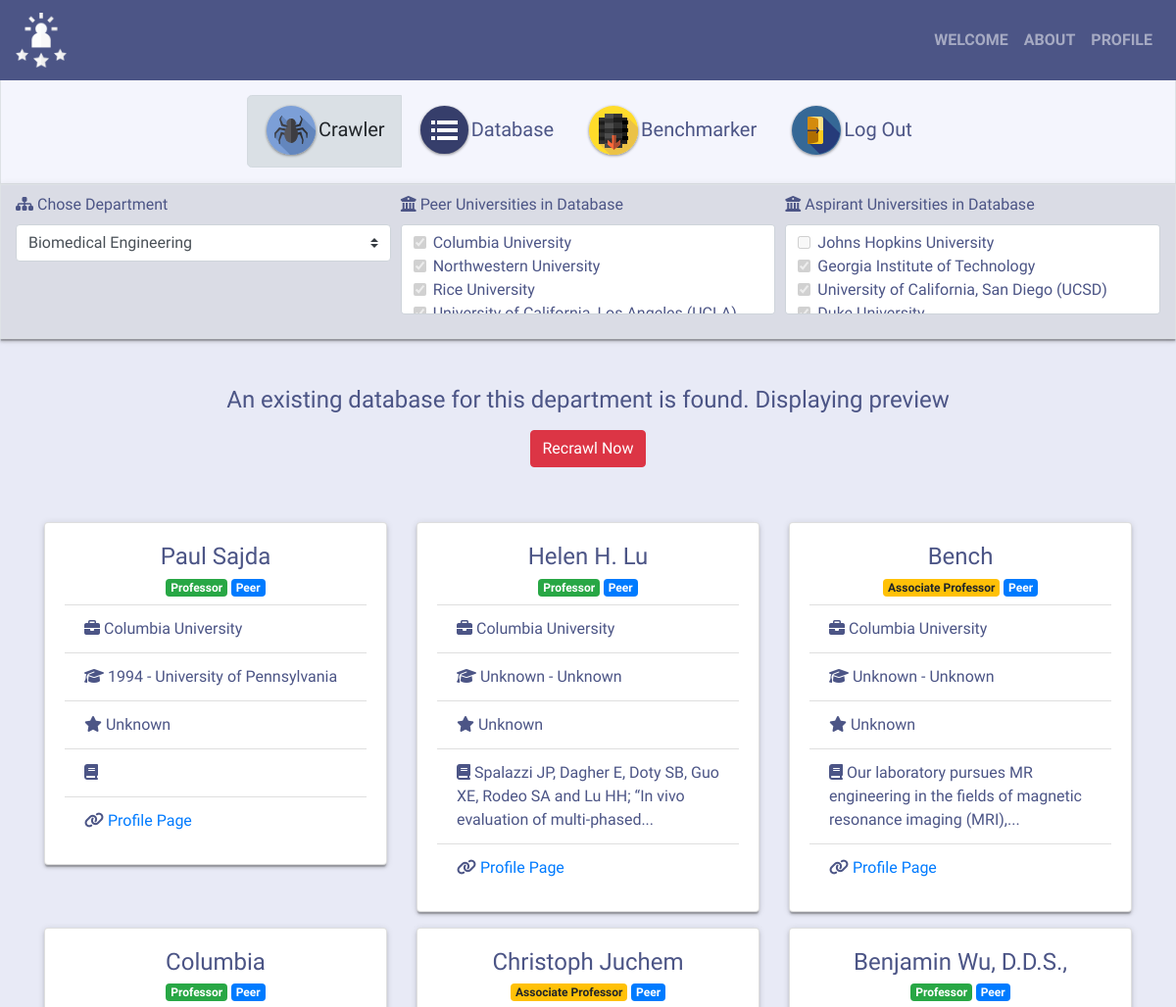
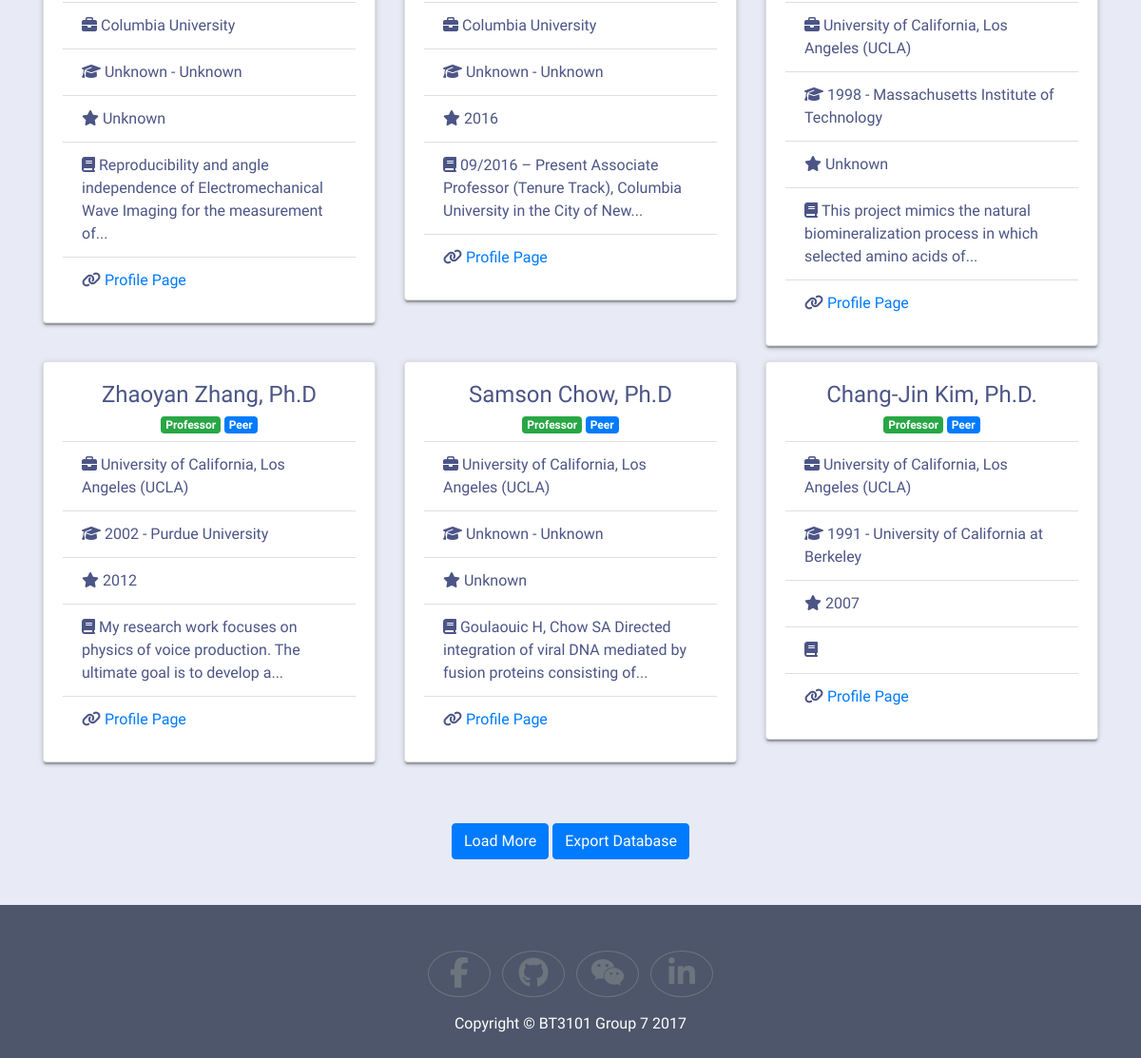
The app's page /crawler/ (signed in), older data (2 pictures, top to bottom).
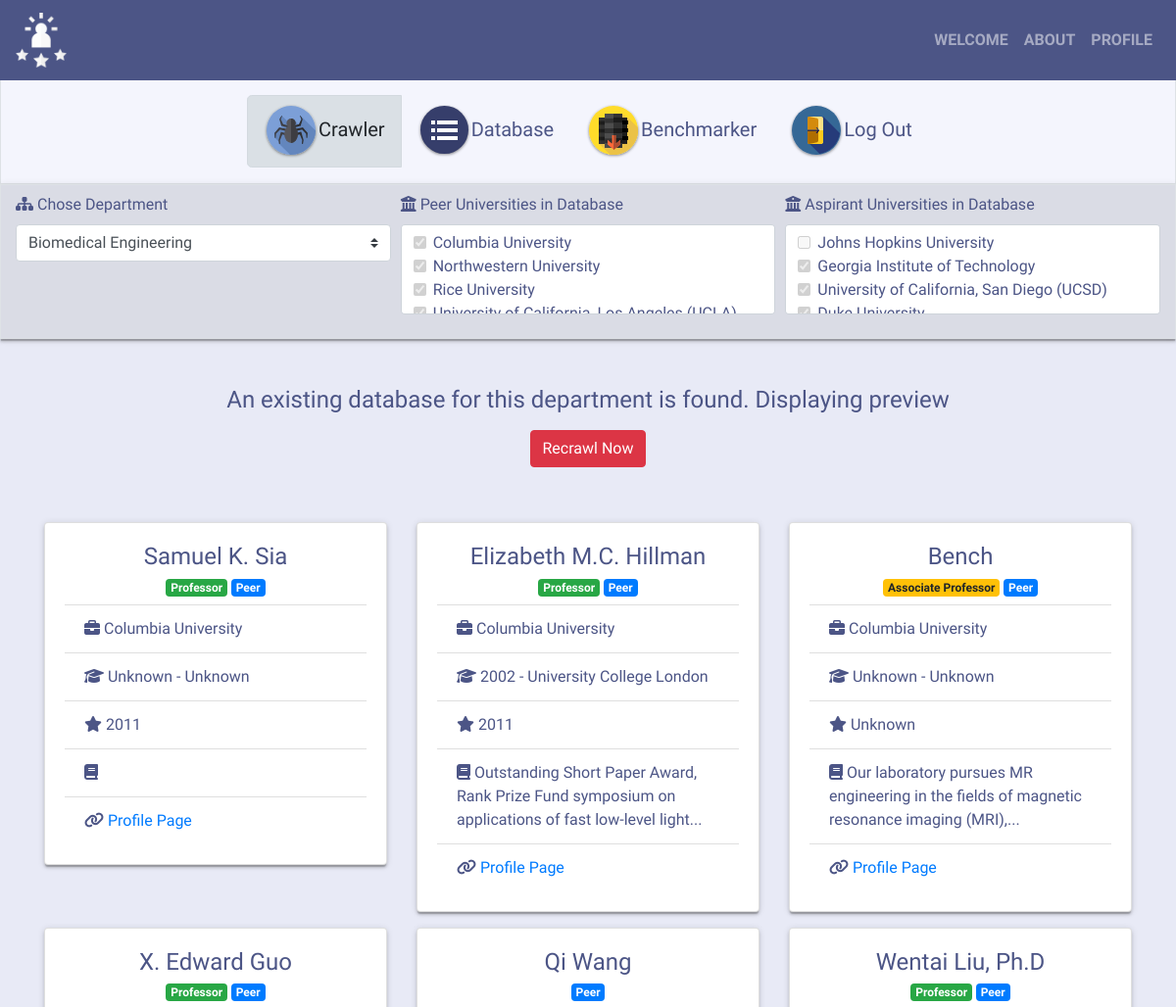
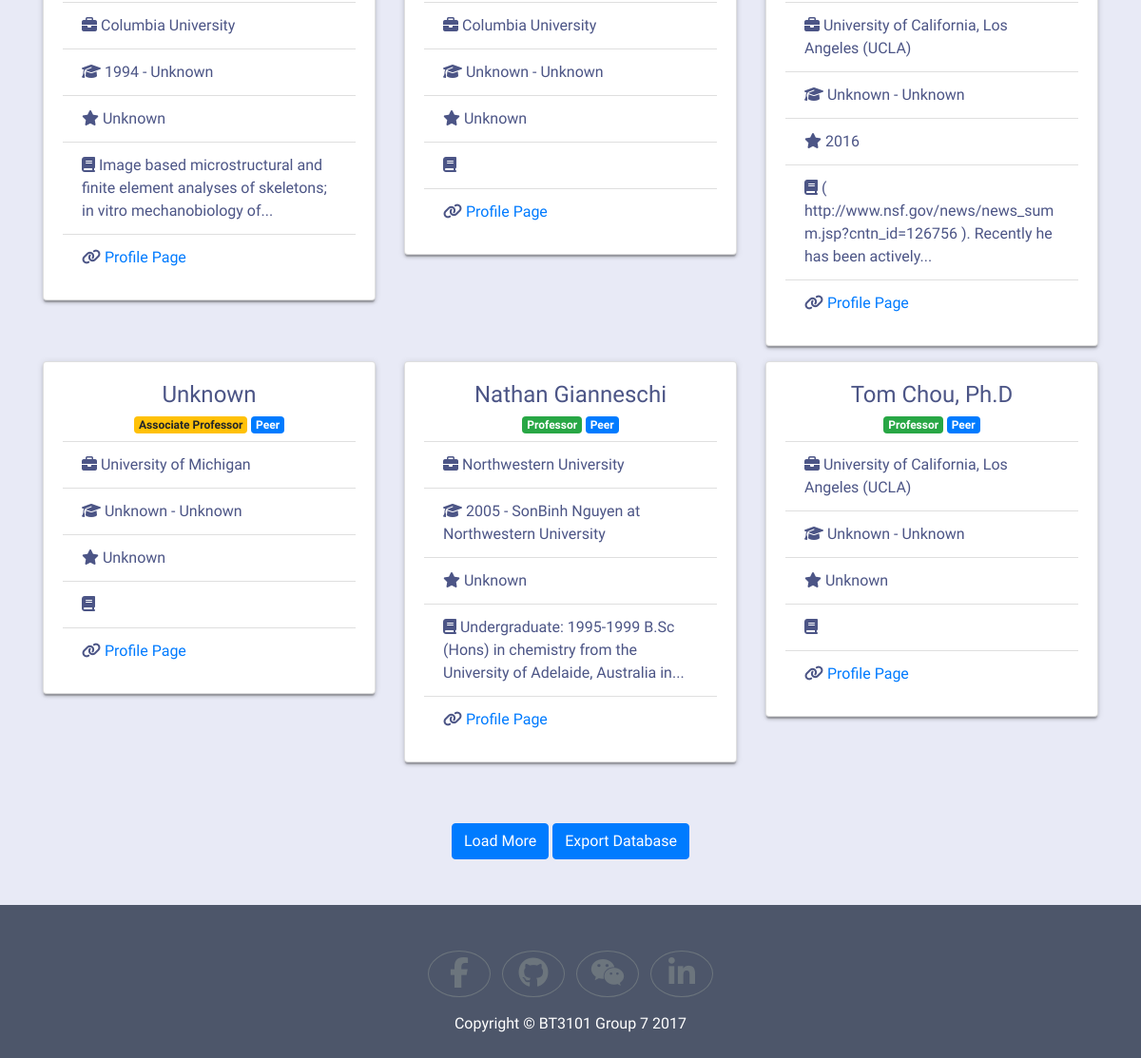
The same page, newer data (2 pictures, top to bottom).
### tables this page shows
CREATE TABLE profiles (
  profile_link TEXT PRIMARY KEY,
  name TEXT,
  department TEXT,
  university TEXT,
  tag TEXT,
  position TEXT,
  phd_year TEXT,
  phd_school TEXT,
  promotion_year TEXT,
  text_raw TEXT,
  user_updated INTEGER
);

### application.py (the view)
@app.route('/crawler/')
def crawler(dep='bme', length=9):
    if 'username' in session:
        if request.args.get('length'):
            length = request.args.get('length', type=int)
        if request.args.get('dep'):
            dep = request.args.get('dep')
        dep_name = helper.get_full_name(dep)
        preview = query_db('select * from profiles where department = ?', (dep_name,))
        db_peer = query_db('select distinct university from profiles where department = ? and tag = ?', (dep_name, 'peer'))
        in_db_peer = [row['university'] for row in db_peer]
        db_asp = query_db('select distinct university from profiles where department = ? and tag = ? and name != "Unknown"' , (dep_name, 'aspirant'))
        in_db_asp = [row['university'] for row in db_asp]
        return render_template(
            "crawler.html",
            dep=dep,
            length=length,
            peer_unis=helper.get_peer_unis(dep),
            asp_unis=helper.get_asp_unis(dep),
            selected_peer=in_db_peer,
            selected_asp=in_db_asp,
            preview=preview)
    else:
        return redirect(url_for('main'))

### application.py (called while the page is built)
def get_db():
    db = getattr(g, '_database', None)
    if db is None:
        db = g._database = sqlite3.connect(DATABASE)
    return db

def query_db(query, args=(), one=False):
    db = get_db()
    db.row_factory = sqlite3.Row
    cur = db.cursor().execute(query, args)
    rv = cur.fetchall()
    return (rv[0] if rv else None) if one else rv

@app.teardown_appcontext
def close_connection(exception):
    db = getattr(g, '_database', None)
    if db is not None:
        db.close()

### helper.py (called while the page is built)
def get_peer_unis(dep):
    bme_peer = [
        'Columbia University',
        'Northwestern University',
        'Rice University',
        'University of California, Los Angeles (UCLA)',
        'University of Michigan',
        'University of Toronto']
    biochem_peer = [
        'University of Chicago',
        'The University of Hong Kong',
        'New York University',
        'Monash University'
    ]
    geo_peer = [
        'UCL (University College London)',
        'University of Colorado - Boulder',
        'The University of Manchester',
        'University of Toronto (St George)',
        'Queen Mary University of London']
    departments = {
        'bme': bme_peer,
        'biochem': biochem_peer,
        'geo': geo_peer}
    return departments[dep]

def get_asp_unis(dep):
    bme_asp = [
        'Johns Hopkins University',
        'Georgia Institute of Technology',
        'University of California, San Diego (UCSD)',
        'Duke University',
        'Massachusetts Institute of Technology',
        'Stanford University']
    biochem_asp = [
        'University of California, San Francisco',
        'UCL (University College London)',
        'University of Illinois at Urbana-Champaign',
        'McGill University'
    ]
    geo_asp = [
        'University of Cambridge',
        'University of British Columbia',
        'University of Oxford']
    departments = {
        'bme': bme_asp,
        'biochem': biochem_asp,
        'geo': geo_asp}
    return departments[dep]

def get_full_name(dep):
    names = {
        'bme': 'Biomedical Engineering',
        'biochem': 'Biochemistry',
        'geo': 'Geography'
    }
    return names[dep]

### templates/crawler.html (shortened to what this page needs)
<!doctype html>
<html lang="en">
  <head>
    <link rel="stylesheet" href="https://maxcdn.bootstrapcdn.com/bootstrap/4.0.0-beta.2/css/bootstrap.min.css">
    <link href="https://opensource.keycdn.com/fontawesome/4.7.0/font-awesome.min.css" rel="stylesheet">
    <link href="../static/css/custom.css" rel="stylesheet">
  </head>
  <body>
    <header class="navbar fixed-top navbar-expand-lg navbar-dark" style="background-color: #4C5586;">
      <a class="navbar-brand" href="#"><img class="img-fluid" src="{{ url_for('static', filename='img/Logo.svg') }}"></a>
      <div class="collapse navbar-collapse" id="navbarNavAltMarkup">
        <ul class="navbar-nav ml-auto">
          <li class="nav-item">
            <a class="nav-link font-weight-bold" href="{{ url_for('main') }}">WELCOME</a>
          </li>
          <li class="nav-item">
            <a class="nav-link font-weight-bold" href="{{ url_for('about') }}">ABOUT</a>
          </li>
          <li class="nav-item">
            <a class="nav-link font-weight-bold" href="{{ url_for('profile') }}">PROFILE</a>
          </li>
        </ul>
      </div>
    </header>
    <div class="container-fluid border text-center mt-5 pt-5 pb-3 shadowed function-button">
      <div class="btn-group btn-group-lg" role="group" aria-label="Function buttons">
        <a class="btn btn-light btn-menu active" href="{{ url_for('crawler') }}">
          <img src="{{ url_for('static', filename='img/Crawl.svg') }}">Crawler
        </a>
        <a class="btn btn-light btn-menu" href="{{ url_for('database') }}">
          <img src="{{ url_for('static', filename='img/Menu.svg') }}">Database
        </a>
        <a class="btn btn-light btn-menu" href="{{ url_for('benchmarker') }}">
          <img src="{{ url_for('static', filename='img/Database.svg') }}">Benchmarker
        </a>
        <a class="btn btn-light btn-menu" href="{{ url_for('logout') }}">
          <img src="{{ url_for('static', filename='img/Logout.svg') }}">Log Out
        </a>
      </div>
    </div>
    <div class="container-fluid border py-2 criteria-box shadowed">
      <form>
        <div class="form-row">
          <div class="form-group col-4">
            <label for="department"><i class="fa fa-sitemap" aria-hidden="true"></i>&nbsp;Chose Department</label>
            <select id="department" class="form-control custom-select" onchange="javascript:location.href = this.value;">
              <option {% if dep == 'bme' %} selected {% endif %} value="{{ url_for('crawler', dep='bme') }}">Biomedical Engineering</option>
            </select>
          </div>
          <div class="form-group col-4">
            <label for="peer">
              <i class="fa fa-university" aria-hidden="true"></i>&nbsp;Peer Universities in Database
            </label>
            <div class="form-scrollable rounded">
              {% for uni in peer_unis %}
              <div class="form-check">
                <label class="form-check-label">
                  <input class="form-check-input" type="checkbox" name="selected_peer" value="{{ uni }}" {% if uni in selected_peer %} checked {% endif %} disabled="" />{{ uni }}</label>
              </div>
              {% endfor %}
            </div>
          </div>
          <div class="form-group col-4">
            <label for="aspirant">
              <i class="fa fa-university" aria-hidden="true"></i>&nbsp;Aspirant Universities in Database
            </label>
            <div class="form-scrollable rounded">
              {% for uni in asp_unis %}
              <div class="form-check">
                <label class="form-check-label">
                  <input class="form-check-input" type="checkbox" name="selected_asp" value="{{ uni }}" {% if uni in selected_asp %} checked {% endif %} disabled="" />{{ uni }}
                </label>
              </div>
              {% endfor %}
            </div>
          </div>
        </div>
      </form>
    </div>
    {% if preview | length > 0 %}
      <div class="container py-5">
        <h4 class="text-center">An existing database for this department is found. Displaying preview</h4>
        <div class="text-center pt-2">
          <a href="{{ url_for('crawler_choose_unis', dep=dep) }}" class="btn btn-danger">Recrawl Now</a>
        </div>
      </div>
      <div class="container pt-2">
        <div class="row">
          {% for value in preview[:length] %}
            <div class="col-4">
              <div class="card mb-3 shadowed">
                <div class="card-body">
                  <h4 class="card-title text-center">{{ value['name'] }}</h4>
                  <h6 class="card-subtitle text-center">
                    {% if value['position'] == 'Professor' %}
                      <span class="badge badge-success mb-2">Professor</span>
                    {% elif value['position'] == 'Associate Professor' %}
                      <span class="badge badge-warning mb-2">Associate Professor</span>
                    {% endif %}
                    {% if value['tag'] == 'peer' %}
                      <span class="badge badge-primary mb-2">Peer</span>
                    {% elif value['tag'] == 'aspirant' %}
                      <span class="badge badge-info mb-2">Aspirant</span>
                    {% endif %}
                  </h6>
                  <ul class="list-group list-group-flush">
                    <li class="list-group-item"><i class="fa fa-briefcase" aria-hidden="true"></i>&nbsp;{{ value['university'] }}</li>
                    <li class="list-group-item"><i class="fa fa-graduation-cap" aria-hidden="true"></i>&nbsp;{{ value['phd_year'] }} - {{ value['phd_school'] }}</li>
                    <li class="list-group-item"><i class="fa fa-star" aria-hidden="true"></i>&nbsp;{{ value['promotion_year'] }}</li>
                    <li class="list-group-item"><i class="fa fa-book" aria-hidden="true"></i>&nbsp;{{ value['text_raw'] | truncate(100) }}</li>
                    <li class="list-group-item"><i class="fa fa-link"></i>&nbsp;<a href="{{ value['profile_link'] }}" target="_blank">Profile Page</a></li>
                  </ul>
                </div>
              </div>
            </div>
          {% endfor %}
        </div>
        <div class="text-center py-5" id="loadMore">
          <a type="button" class="btn btn-primary" href="{{ url_for('crawler', dep=dep, length=length+9) }}">Load More</a>
          <button type="butoon" class="btn btn-primary" data-toggle="modal" data-target="#exportModal">Export Database</button>
        </div>
      </div>
    {% endif %}
    <footer class="footer pt-5 pb-2">
      <div class="container">
        <div class="text-center">
          <ul class="list-inline">
            <li class="list-inline-item">
              <a class="btn btn-outline-secondary rounded-circle" href="#" target="_blank">
                <i class="fa fa-fw fa-2x fa-facebook"></i>
              </a>
            </li>
            <li class="list-inline-item">
              <a class="btn btn-outline-secondary rounded-circle" href="#" target="_blank">
                <i class="fa fa-fw fa-2x fa-github"></i>
              </a>
            </li>
            <li class="list-inline-item">
              <a class="btn btn-outline-secondary rounded-circle" href="#" target="_blank">
                <i class="fa fa-fw fa-2x fa-wechat"></i>
              </a>
            </li>
            <li class="list-inline-item">
              <a class="btn btn-outline-secondary rounded-circle" href="#" target="_blank">
                <i class="fa fa-fw fa-2x fa-linkedin"></i>
              </a>
            </li>
          </ul>
          <p>Copyright &copy; BT3101 Group 7 2017</p>
        </div>
      </div>
    </footer>
  </body>
</html>

### static/css/custom.css (style rules this page uses)
body { font-family: Ubuntu, 'Helvetica Neue', Helvetica, Arial, sans-serif; color: #4C5586; background-color: #E8EAF6; }
.footer { background-color: #4D566A; }
.footer p { color: #fff; }
.shadowed { box-shadow:0 3px 3px 0 rgba(0,0,0,0.14),0 1px 7px 0 rgba(0,0,0,0.12),0 3px 1px -1px rgba(0,0,0,0.2) }
.btn-menu { color: #4C5586; border-color: #F4F5FD; background-color: #F4F5FD; }
.function-button { background-color: #F4F5FD; }
.criteria-box { background-color: #DADCE5; }
.form-scrollable { max-height: 5.75rem; overflow-y: scroll; background-color: #fff; padding: 0.375rem 0.75rem; border: 1px solid #CED4DA; }

Row changes from the older to the newer data that the page shows:
removed profiles: name "Paul Sajda", position "Professor", tag "Peer", university "Columbia University", phd_year "1994", phd_school "University of Pennsylvania", promotion_year "Unknown"
removed profiles: name "Helen H. Lu", position "Professor", tag "Peer", university "Columbia University", phd_year "Unknown", phd_school "Unknown", promotion_year "Unknown", text_raw "Spalazzi JP, Dagher E, Doty SB, Guo XE, Rodeo SA and Lu HH; “In vivo evaluation of multi-phased..."
removed profiles: name "Columbia", position "Professor", tag "Peer", university "Columbia University", phd_year "Unknown", phd_school "Unknown", promotion_year "Unknown", text_raw "Reproducibility and angle independence of Electromechanical Wave Imaging for the measurement of..."
removed profiles: name "Christoph Juchem", shows "Associate Professor", tag "Peer", university "Columbia University", phd_year "Unknown", phd_school "Unknown", promotion_year "2016", text_raw "09/2016 – Present Associate Professor (Tenure Track), Columbia University in the City of New..."
removed profiles: name "Benjamin Wu, D.D.S.,", position "Professor", tag "Peer", university "University of California, Los Angeles (UCLA)", phd_year "1998", phd_school "Massachusetts Institute of Technology", promotion_year "Unknown", text_raw "This project mimics the natural biomineralization process in which selected amino acids of..."
removed profiles: name "Zhaoyan Zhang, Ph.D", position "Professor", tag "Peer", university "University of California, Los Angeles (UCLA)", phd_year "2002", phd_school "Purdue University", promotion_year "2012", text_raw "My research work focuses on physics of voice production. The ultimate goal is to develop a..."
removed profiles: name "Samson Chow, Ph.D", position "Professor", tag "Peer", university "University of California, Los Angeles (UCLA)", phd_year "Unknown", phd_school "Unknown", promotion_year "Unknown", text_raw "Goulaouic H, Chow SA Directed integration of viral DNA mediated by fusion proteins consisting of..."
removed profiles: name "Chang-Jin Kim, Ph.D.", position "Professor", tag "Peer", university "University of California, Los Angeles (UCLA)", phd_year "1991", phd_school "University of California at Berkeley", promotion_year "2007"
added profiles: name "Samuel K. Sia", position "Professor", tag "Peer", university "Columbia University", phd_year "Unknown", phd_school "Unknown", promotion_year "2011"
added profiles: name "Elizabeth M.C. Hillman", position "Professor", tag "Peer", university "Columbia University", phd_year "2002", phd_school "University College London", promotion_year "2011", text_raw "Outstanding Short Paper Award, Rank Prize Fund symposium on applications of fast low-level light..."
added profiles: name "X. Edward Guo", position "Professor", tag "Peer", university "Columbia University", phd_year "1994", phd_school "Unknown", promotion_year "Unknown", text_raw "Image based microstructural and finite element analyses of skeletons; in vitro mechanobiology of..."
added profiles: name "Qi Wang", tag "Peer", university "Columbia University", phd_year "Unknown", phd_school "Unknown", promotion_year "Unknown"
added profiles: name "Wentai Liu, Ph.D", position "Professor", tag "Peer", university "University of California, Los Angeles (UCLA)", phd_year "Unknown", phd_school "Unknown", promotion_year "2016", text_raw "( http://www.nsf.gov/news/news_summ.jsp?cntn_id=126756 ). Recently he has been actively..."
added profiles: name "Unknown", shows "Associate Professor", tag "Peer", university "University of Michigan", phd_year "Unknown", phd_school "Unknown", promotion_year "Unknown"
now on this page (row unchanged): profiles: name "Nathan Gianneschi", position "Professor", tag "Peer", university "Northwestern University", phd_year "2005", phd_school "SonBinh Nguyen at Northwestern University", promotion_year "Unknown", text_raw "Undergraduate: 1995-1999 B.Sc (Hons) in chemistry from the University of Adelaide, Australia in..."
added profiles: name "Tom Chou, Ph.D", position "Professor", tag "Peer", university "University of California, Los Angeles (UCLA)", phd_year "Unknown", phd_school "Unknown", promotion_year "Unknown"
